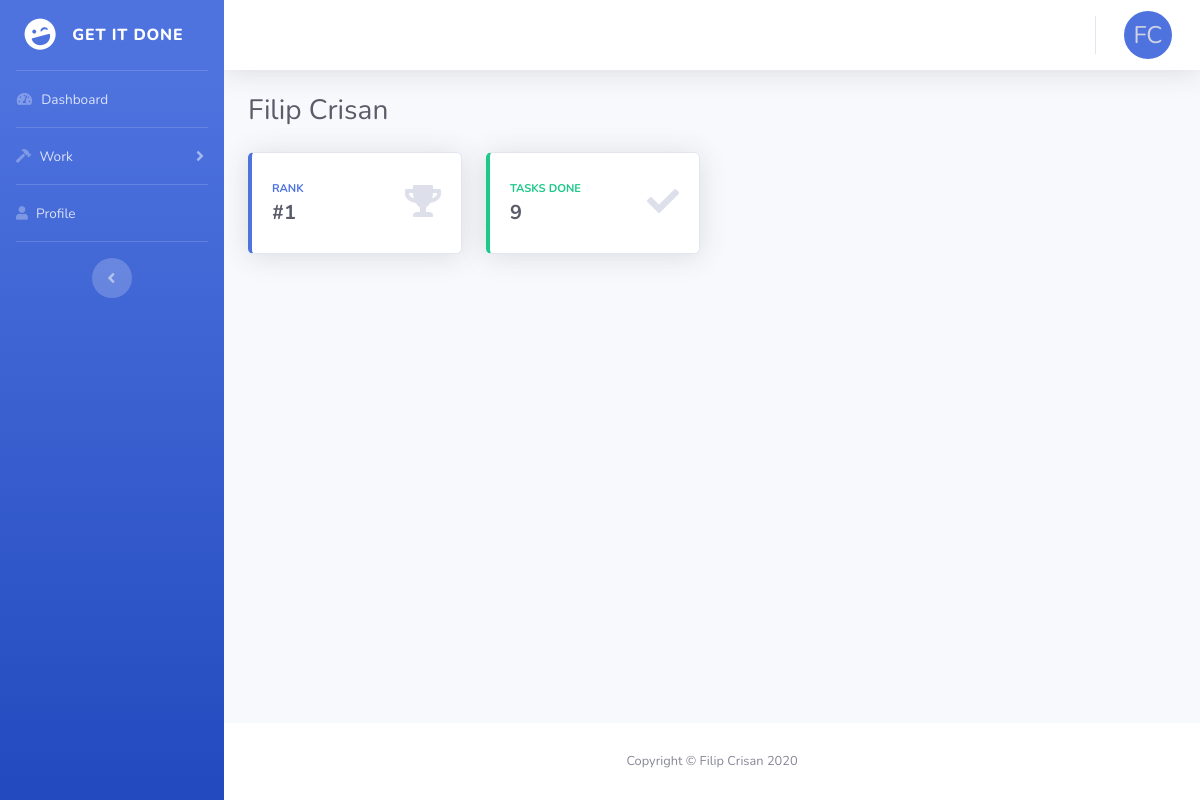
The app's page /profile (signed in) with its own data.
### models.py (models this page shows)
class User(db.Model, UserMixin):
	id = db.Column(db.Integer, primary_key=True)
	first_name = db.Column(db.String(100))
	last_name = db.Column(db.String(100))
	email = db.Column(db.String(100), unique=True)
	password = db.Column(db.String(100))
	re_pass = db.Column(db.String(100))
	tasks = db.relationship('Task', backref='assigned_to')

### main.py (the view)
@main.route('/profile')
@login_required
def profile():
	registered_users = User.query.all()
	registered_users.sort(key=get_tasks_done, reverse=True)
	rank = 1
	last = get_tasks_done(registered_users[0])
	for i in range(len(registered_users)):
		curr = get_tasks_done(registered_users[i])
		if curr != last:
			rank = rank + 1
		last = curr
		if registered_users[i].id == current_user.id:
			break
	return render_template('profile.html', rank=rank, tasks_done=get_tasks_done(current_user))

### __init__.py (called while the page is built)
def create_app():
	app = Flask(__name__)
	app.config['SECRET_KEY'] = config.secret_key
	app.config['SQLALCHEMY_DATABASE_URI'] = 'sqlite:///db.sqlite'
	app.config['SQLALCHEMY_TRACK_MODIFICATIONS'] = False
	db.init_app(app)
	migrate.init_app(app, db)
	login_manager = LoginManager()
	login_manager.login_view = 'auth.login'
	login_manager.init_app(app)
	from .models import User
	@login_manager.user_loader
	def load_user(user_id):
		return User.query.get(int(user_id))
	from .auth import auth as auth_bp
	app.register_blueprint(auth_bp)
	from .main import main as main_bp
	app.register_blueprint(main_bp)
	return app

### main.py (called while the page is built)
def get_tasks_done(user):
	count = 0
	for task in user.tasks:
		if task.state == 'Done':
			count = count + 1
	return count

### templates/profile.html (shortened to what this page needs)
<!DOCTYPE html>
<html lang="en">
<head>
  <link rel="stylesheet" href="https://use.fontawesome.com/releases/v5.12.1/css/all.css">
  <link href="{{ url_for('static', filename='all.min.css') }}" rel="stylesheet" type="text/css">
  <link href="{{ url_for('static', filename='sb-admin-2.min.css') }}" rel="stylesheet">
</head>
<body id="page-top">
  <div id="wrapper">
    <ul class="navbar-nav bg-gradient-primary sidebar sidebar-dark accordion" id="accordionSidebar">
      <a class="sidebar-brand d-flex align-items-center justify-content-center" href="/">
        <div class="sidebar-brand-icon rotate-n-15">
          <i class="fas fa-laugh-wink"></i>
        </div>
        <div class="sidebar-brand-text mx-3">Get It Done</div>
      </a>
      <hr class="sidebar-divider my-0">
      <li class="nav-item">
        <a class="nav-link" href="/">
          <i class="fas fa-fw fa-tachometer-alt"></i>
          <span>Dashboard</span></a>
      </li>
      <hr class="sidebar-divider my-0">
      <li class="nav-item">
        <a class="nav-link collapsed" href="#" data-toggle="collapse" data-target="#collapseTwo" aria-expanded="true" aria-controls="collapseTwo">
          <i class="fas fa-hammer"></i>
          <span>Work</span>
        </a>
      </li>
      <hr class="sidebar-divider my-0">
      <li class="nav-item">
        <a class="nav-link" href="profile">
          <i class="fas fa-user fa-chart-area"></i>
          <span>Profile</span></a>
      </li>
      <hr class="sidebar-divider d-none d-md-block">
      <div class="text-center d-none d-md-inline">
        <button class="rounded-circle border-0" id="sidebarToggle"></button>
      </div>
    </ul>
    <div id="content-wrapper" class="d-flex flex-column">
      <div id="content">
        <nav class="navbar navbar-expand navbar-light bg-white topbar mb-4 static-top shadow">
          <ul class="navbar-nav ml-auto">
            <li class="nav-item dropdown no-arrow">
              <a class="nav-link dropdown-toggle" href="#" id="userDropdown" role="button" data-toggle="dropdown" aria-haspopup="true" aria-expanded="false">
                <div class="circle">
                  <span class="initials">{{ current_user.first_name[0] }}{{ current_user.last_name[0] }}</span>
                </div>
              </a>
            </li>
          </ul>
        </nav>
        <div class="container-fluid">
          <div class="d-sm-flex align-items-center justify-content-between mb-4">
            <h1 class="h3 mb-0 text-gray-800">{{ current_user.first_name }} {{ current_user.last_name }}</h1>
          </div>
           <div class="row">
            <div class="col-xl-3 col-md-6 mb-4">
              <div class="card border-left-primary shadow h-100 py-2">
                <div class="card-body">
                  <div class="row no-gutters align-items-center">
                    <div class="col mr-2">
                      <div class="text-xs font-weight-bold text-primary text-uppercase mb-1">Rank</div>
                      <div class="h5 mb-0 font-weight-bold text-gray-800">#{{ rank }}</div>
                    </div>
                    <div class="col-auto">
                      <i class="fas fa-trophy fa-2x text-gray-300"></i>
                    </div>
                  </div>
                </div>
              </div>
            </div>
            <div class="col-xl-3 col-md-6 mb-4">
              <div class="card border-left-success shadow h-100 py-2">
                <div class="card-body">
                  <div class="row no-gutters align-items-center">
                    <div class="col mr-2">
                      <div class="text-xs font-weight-bold text-success text-uppercase mb-1">Tasks Done</div>
                      <div class="h5 mb-0 font-weight-bold text-gray-800">{{ tasks_done }}</div>
                    </div>
                    <div class="col-auto">
                      <i class="fas fa-check fa-2x text-gray-300"></i>
                    </div>
                  </div>
                </div>
              </div>
            </div>
          </div>
        </div>
      </div>
      <footer class="sticky-footer bg-white">
        <div class="container my-auto">
          <div class="copyright text-center my-auto">
            <span>Copyright &copy; Filip Crisan 2020</span>
          </div>
        </div>
      </footer>
    </div>
  </div>
</body>
</html>

### templates/profile.html (style rules this page uses)
:root { --avatar-size: 3rem; }
.circle { background-color: #4e73df; border-radius: 50%; height: var(--avatar-size); text-align: center; width: var(--avatar-size); }
.initials { font-size: calc(var(--avatar-size) / 2); line-height: 1; position: relative; top: calc(var(--avatar-size) / 4); }

### records on screen
User: first_name "F", last_name "C", first_name "Filip", last_name "Crisan"

### other values on screen
{{ rank }} "1"
{{ tasks_done }} "9"
